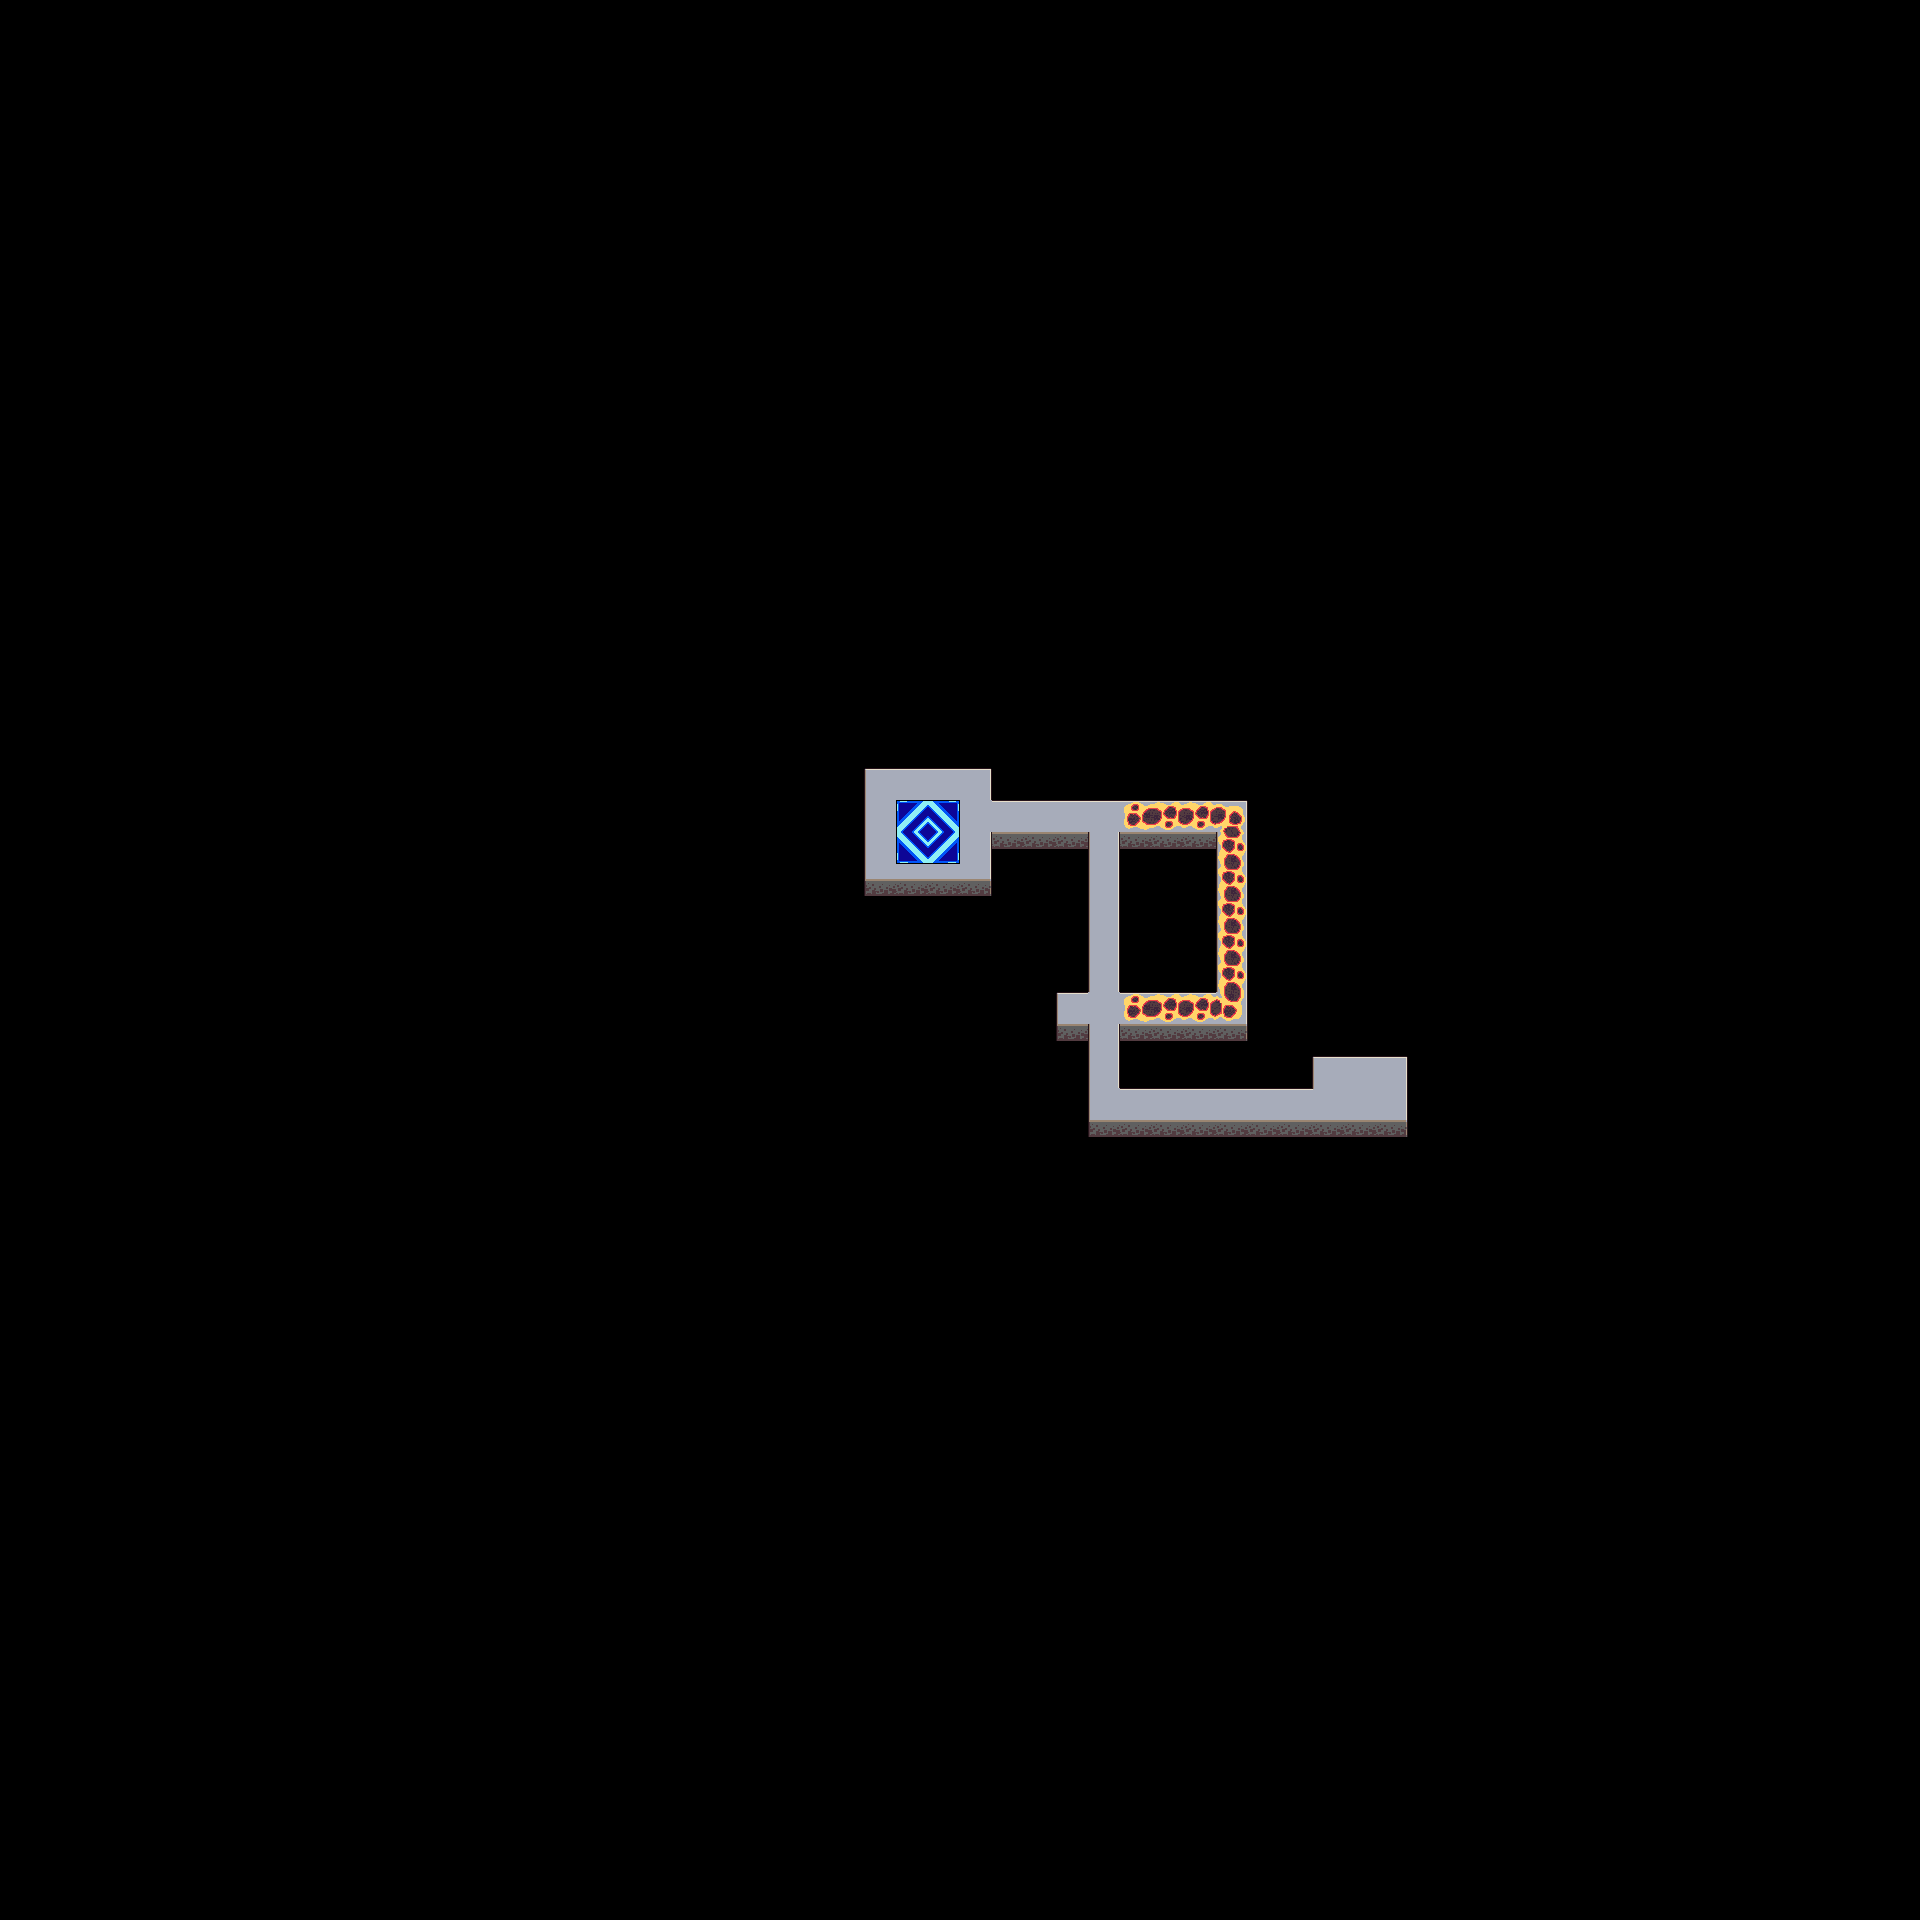

Tiled map render using the project's own tile images. Description and the map definition, with tile-layer contents summarised, below:
An orthogonal 60x60 tile map with 32x32 px tiles, 2 tile layers (land, lava), 3 tilesets and 47 objects.

<map version="1.10" tiledversion="1.12.2" orientation="orthogonal" renderorder="right-down" width="60" height="60" tilewidth="32" tileheight="32" infinite="0" nextlayerid="21" nextobjectid="85">
 <tileset firstgid="1" name="Map_tiles" tilewidth="32" tileheight="32" tilecount="144" columns="12">
  <image source="../images/Map_tiles.png" width="384" height="384" />
 </tileset>
 <tileset firstgid="145" name="DecorationSet1" tilewidth="32" tileheight="32" tilecount="64" columns="8">
  <image source="../images/Tileset2.png" width="256" height="256" />
 </tileset>
 <tileset firstgid="209" name="DecorationSet2" tilewidth="11" tileheight="8" tilecount="20" columns="0">
  <grid orientation="orthogonal" width="1" height="1" />
  <tile id="6">
   <image source="../images/Grass/2.png" width="5" height="5" />
  </tile>
  <tile id="7">
   <image source="../images/Grass/3.png" width="5" height="3" />
  </tile>
  <tile id="8">
   <image source="../images/Grass/4.png" width="5" height="5" />
  </tile>
  <tile id="9">
   <image source="../images/Grass/5.png" width="3" height="4" />
  </tile>
  <tile id="10">
   <image source="../images/Grass/6.png" width="5" height="5" />
  </tile>
  <tile id="11">
   <image source="../images/Grass/7.png" width="5" height="5" />
  </tile>
  <tile id="12">
   <image source="../images/Grass/8.png" width="8" height="7" />
  </tile>
  <tile id="13">
   <image source="../images/Grass/9.png" width="10" height="7" />
  </tile>
  <tile id="14">
   <image source="../images/Grass/10.png" width="11" height="8" />
  </tile>
  <tile id="15">
   <image source="../images/Grass/1.png" width="4" height="4" />
  </tile>
  <tile id="42">
   <image source="../images/IceDecorations/Grass/4.png" width="5" height="5" />
  </tile>
  <tile id="43">
   <image source="../images/IceDecorations/Grass/5.png" width="3" height="4" />
  </tile>
  <tile id="44">
   <image source="../images/IceDecorations/Grass/6.png" width="5" height="5" />
  </tile>
  <tile id="45">
   <image source="../images/IceDecorations/Grass/7.png" width="5" height="5" />
  </tile>
  <tile id="49">
   <image source="../images/IceDecorations/Grass/1.png" width="4" height="4" />
  </tile>
  <tile id="50">
   <image source="../images/IceDecorations/Grass/2.png" width="5" height="5" />
  </tile>
  <tile id="51">
   <image source="../images/IceDecorations/Grass/3.png" width="5" height="3" />
  </tile>
  <tile id="52">
   <image source="../images/IceDecorations/Grass/8.png" width="8" height="7" />
  </tile>
  <tile id="53">
   <image source="../images/IceDecorations/Grass/9.png" width="10" height="7" />
  </tile>
  <tile id="54">
   <image source="../images/IceDecorations/Grass/10.png" width="11" height="8" />
  </tile>
 </tileset>
 <layer id="1" name="land" width="60" height="60">
  <data>[3600 cells, 76 non-empty, 18 distinct tile ids]</data>
 </layer>
 <layer id="17" name="lava" width="60" height="60">
  <data>[3600 cells, 13 non-empty, 3 distinct tile ids]</data>
 </layer>
 <objectgroup id="2" name="SpawnPoint">
  <object id="2" x="998.167" y="822.167">
   <point />
  </object>
 </objectgroup>
 <objectgroup id="7" name="LandZone" />
 <objectgroup id="8" name="WaterZone" />
 <objectgroup id="18" name="LavaZone">
  <object id="49" x="1119.5" y="800" width="128.5" height="49" />
  <object id="50" x="1215" y="799.5" width="33" height="225.5" />
  <object id="51" x="1121" y="989" width="127" height="35.5" />
 </objectgroup>
 <objectgroup id="19" name="Box">
  <object id="53" x="1104.5" y="1008.83">
   <point />
  </object>
 </objectgroup>
 <objectgroup id="9" name="Teleporter">
  <object id="22" x="896.67" y="800.667" width="64" height="63.3333" />
 </objectgroup>
 <objectgroup id="10" name="Door" />
 <objectgroup id="11" name="Wall">
  <object id="34" x="854.667" y="727.333" width="164" height="40.6667" />
  <object id="36" x="841.333" y="880" width="180.667" height="42" />
  <object id="38" x="807.333" y="706" width="56.6667" height="236.667" />
  <object id="39" x="990" y="700.667" width="286.667" height="99.3333" />
  <object id="40" x="991.333" y="833.5" width="94.8334" height="155.833" />
  <object id="42" x="1120.5" y="833.167" width="93" height="152" />
  <object id="43" x="1024" y="951.5" width="29.5" height="119" />
  <object id="44" x="1023" y="1025.5" width="62.5" height="102" />
  <object id="45" x="1121.67" y="1023.5" width="189.833" height="62.5" />
  <object id="46" x="1248.5" y="768" width="173" height="288.5" />
  <object id="47" x="1072" y="1122" width="367.5" height="31" />
  <object id="48" x="1408.5" y="949" width="31.5" height="176" />
 </objectgroup>
 <objectgroup id="16" name="IntermediateKey">
  <object id="33" x="1356.67" y="1091.5">
   <point />
  </object>
 </objectgroup>
 <objectgroup id="20" name="Decorations">
  <object id="55" gid="251" x="884.667" y="784" width="5" height="5" />
  <object id="56" gid="253" x="973.333" y="868" width="5" height="5" />
  <object id="57" gid="253" x="882.667" y="831.667" width="5" height="5" />
  <object id="58" gid="253" x="1109.67" y="809" width="5" height="5" />
  <object id="60" gid="262" x="1065.67" y="817.667" width="10" height="7" />
  <object id="61" gid="263" x="1323.67" y="1071.67" width="11" height="8" />
  <object id="62" gid="261" x="1390.67" y="1112" width="8" height="7" />
  <object id="63" gid="258" x="1382" y="1079.67" width="4" height="4" />
  <object id="64" gid="258" x="1341.33" y="1108.33" width="4" height="4" />
  <object id="65" gid="252" x="1351" y="1073.33" width="3" height="4" />
  <object id="66" gid="254" x="1111" y="1098.33" width="5" height="5" />
  <object id="67" gid="254" x="1202" y="1115.67" width="5" height="5" />
  <object id="68" gid="252" x="1165.67" y="1095.67" width="3" height="4" />
  <object id="69" gid="252" x="1129" y="1118.33" width="3" height="4" />
  <object id="70" gid="252" x="1075.33" y="1017" width="3" height="4" />
  <object id="71" gid="252" x="1101" y="996" width="3" height="4" />
  <object id="72" gid="258" x="1102.67" y="1038" width="4" height="4" />
  <object id="73" gid="254" x="969.333" y="786.667" width="5" height="5" />
  <object id="74" gid="254" x="880.333" y="869.667" width="5" height="5" />
  <object id="75" gid="251" x="1018.67" y="819" width="5" height="5" />
  <object id="76" gid="253" x="932" y="793" width="5" height="5" />
  <object id="77" gid="253" x="1108.67" y="890.667" width="5" height="5" />
  <object id="78" gid="252" x="1098.67" y="853.333" width="3" height="4" />
  <object id="79" gid="252" x="1109.67" y="928.667" width="3" height="4" />
  <object id="80" gid="259" x="1100" y="957.667" width="5" height="5" />
  <object id="81" gid="259" x="1103.33" y="1023.33" width="5" height="5" />
  <object id="83" gid="251" x="1299" y="1114" width="5" height="5" />
  <object id="84" gid="252" x="1250.5" y="1102" width="3" height="4" />
 </objectgroup>
</map>
